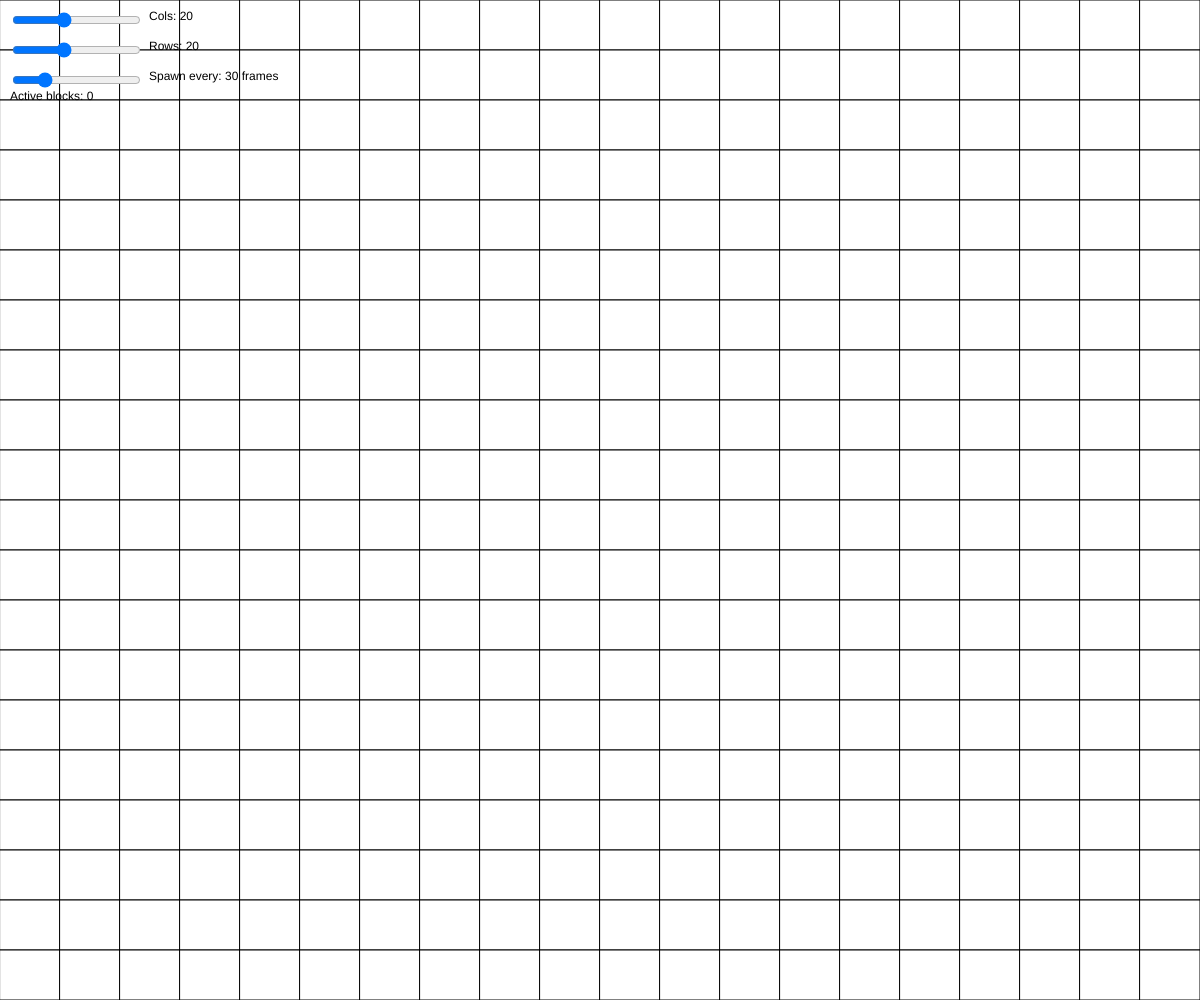
Frame 1 (no input)
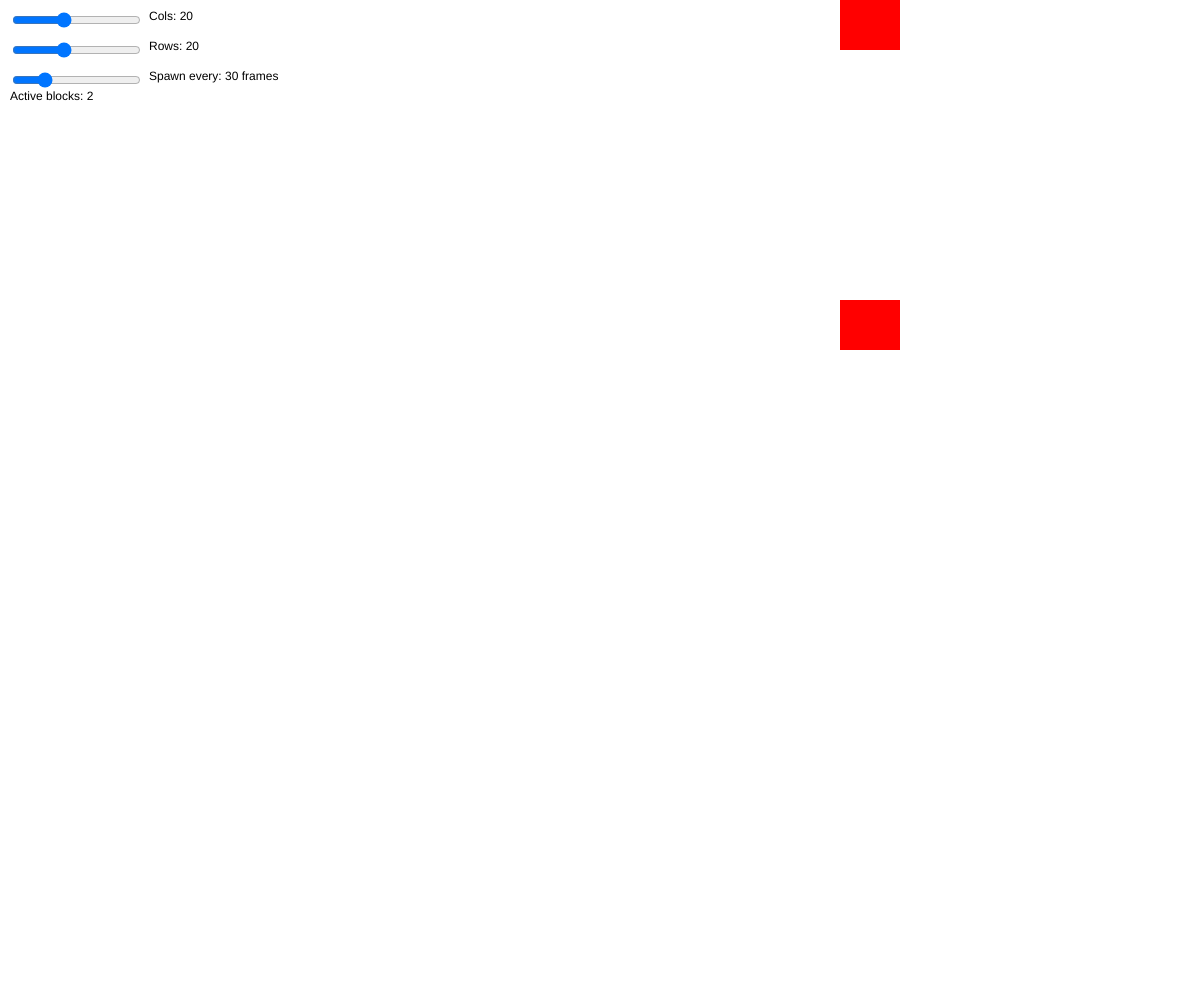
Frame 60 (no input)
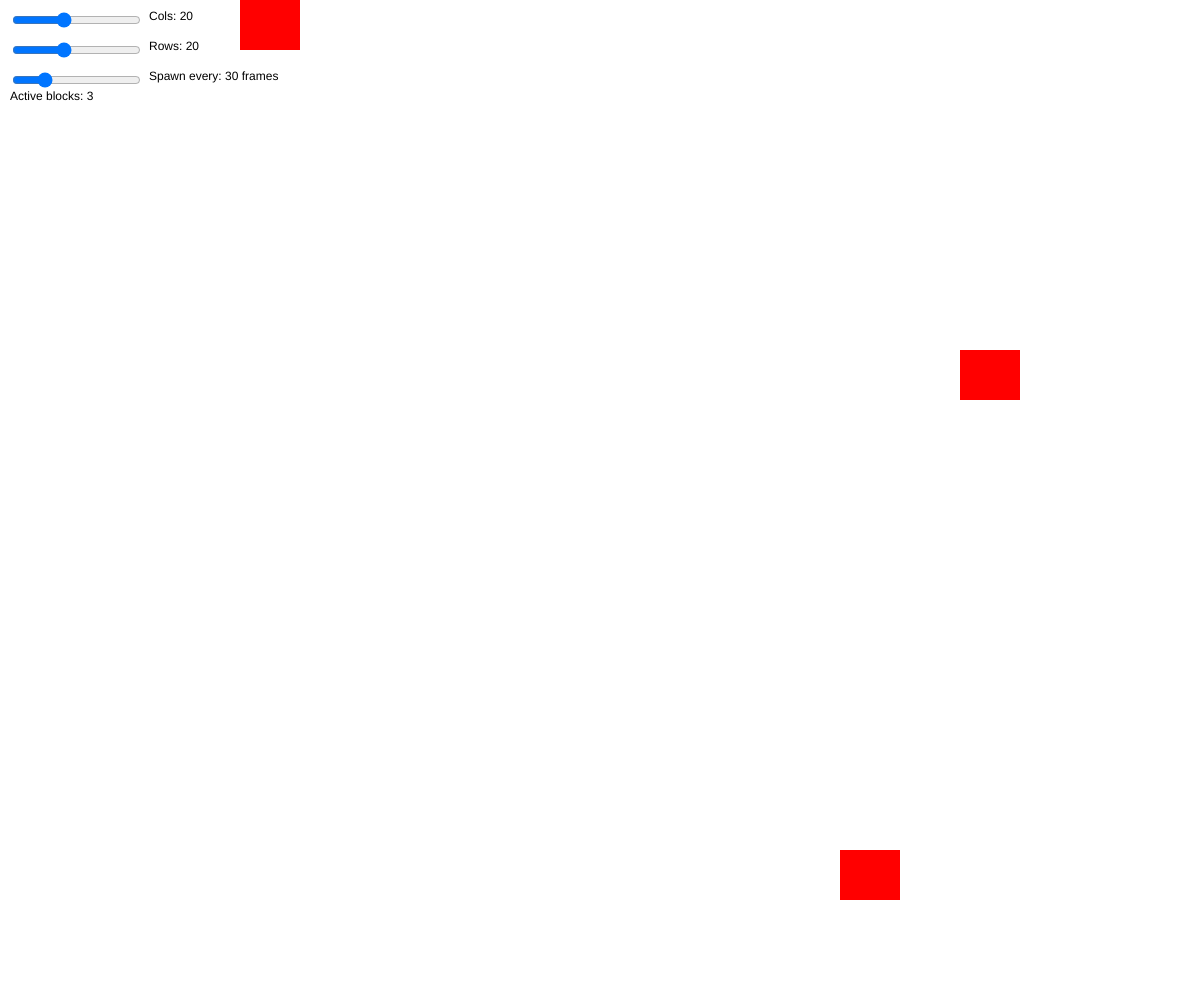
Frame 120 (the mouse pressed at the canvas centre since frame 60)

The p5.js sketch that drew these frames (run headless with seeded random() and noise() and a simulated clock; from frame 60 on, the mouse is pressed at the canvas centre):

// p5.js sketch
// ── sketch.js
let numRows = 20, numCols = 20;
let sliderX, sliderY, spawnEverySlider;

let fallers = []; // each: { col, y, speed }

function setup() {
  createCanvas(windowWidth, windowHeight);

  sliderX = createSlider(1, 50, 20, 1);
  sliderY = createSlider(1, 50, 20, 1);
  spawnEverySlider = createSlider(5, 120, 30, 1); // frames between spawns

  // optional: position sliders
  sliderX.position(10, 10);
  sliderY.position(10, 40);
  spawnEverySlider.position(10, 70);
  textSize(12);
}

function draw() {
  background(220, 50);

  numCols = sliderX.value();
  numRows = sliderY.value();

  // 1) SPAWN: add a new faller every N frames
  const spawnEvery = spawnEverySlider.value();
  if (frameCount % spawnEvery === 0) {
    spawnFaller();
  }

  // 2) UPDATE: move each faller down
  for (let f of fallers) {
    f.y += f.speed; // speed controls vertical rate
  }

  // 3) REMOVE: drop any that passed the bottom
  fallers = fallers.filter(f => f.y < numRows);

  // 4) FAST LOOKUP: mark occupied cells in a Set for O(1) checks
  const occupied = new Set();
  for (let f of fallers) {
    const key = f.col + "," + int(f.y);
    occupied.add(key);
  }

  // 5) DRAW GRID: fill red if a faller occupies this cell
  for (let x = 0; x < numCols; x++) {
    for (let y = 0; y < numRows; y++) {
      const key = x + "," + y;
      if (occupied.has(key)) {
        fill(255, 0, 0);
      } else {
        fill(255);
      }
      rect(x * width / numCols, y * height / numRows, width / numCols, height / numRows);
    }
  }

  // UI labels (optional)
  noStroke();
  fill(0);
  text(`Cols: ${numCols}`, sliderX.x * 2 + sliderX.width, 20);
  text(`Rows: ${numRows}`, sliderY.x * 2 + sliderY.width, 50);
  text(`Spawn every: ${spawnEvery} frames`, spawnEverySlider.x * 2 + spawnEverySlider.width, 80);
  text(`Active blocks: ${fallers.length}`, 10, 100);
}

function spawnFaller() {
  // choose a random column on the current grid
  const col = floor(random(numCols));
  // start above the top row so it "enters" smoothly
  const y = -1;
  // random speed; tweak range to taste
  const speed = random(0.15, 0.6);

  fallers.push({ col, y, speed });
}
